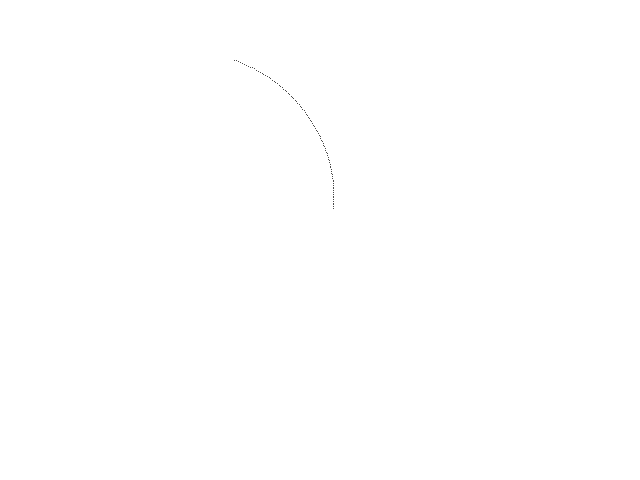
Frame 1 (no input)
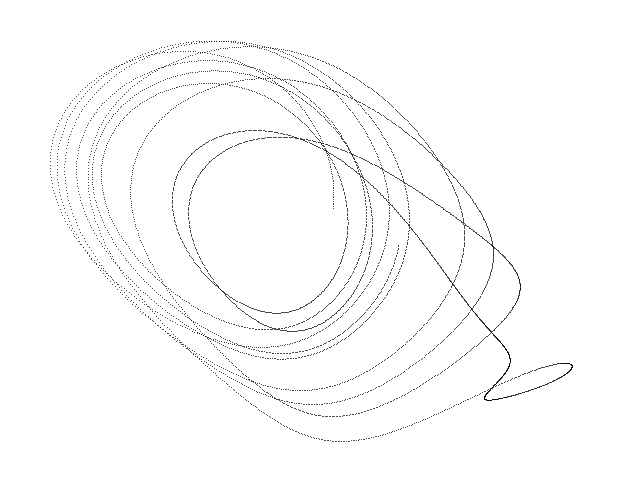
Frame 60 (the mouse pressed at the canvas centre just before this capture)
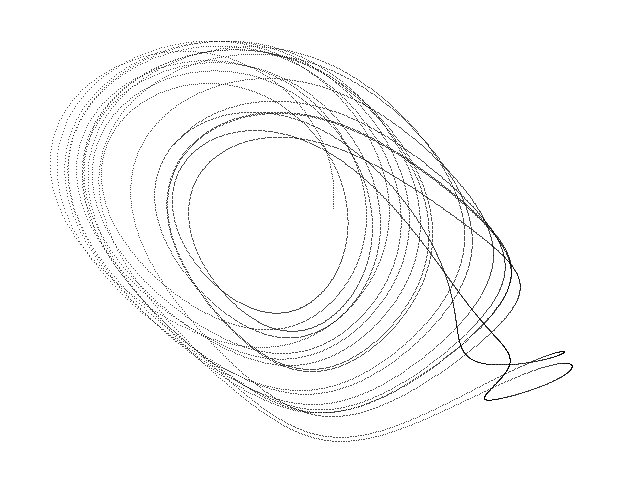
Frame 120 (the mouse held since frame 60 and released just before this capture)

The Processing sketch that drew these frames (run headless with seeded random() and noise(); from frame 60 on, the mouse is pressed at the canvas centre):

// Processing sketch: Rabinovich_Fabrikant
// ── Rabinovich_Fabrikant.pde
// Rabinovich-Fabrikant chaotic attractor //

  float x = -1.05;
  float y = 0.9;
  float z = 1.01;
  float dt = 0.005;
  float a = 1.1;
  float b = 0.84;


void setup() {
  
  size(640, 480);
  background(255);
  
}

void draw() {
  
  for (int i=0; i<100; i++) {
    
    float nx = x;
    float ny = y;
    float nz = z;
        
    x = nx + dt * (ny * (nz - 1.0 + pow(nx, 2.0)) + b * nx);
    y = ny + dt * (nx * (3.0 * nz + 1.0 - pow(nx, 2.0)) + b * ny);
    z = nz + dt * (-2.0 * nz * (a + nx * ny));
  
    point(690 + (340 * x), 75 + (150 * y));
        
  }

}
